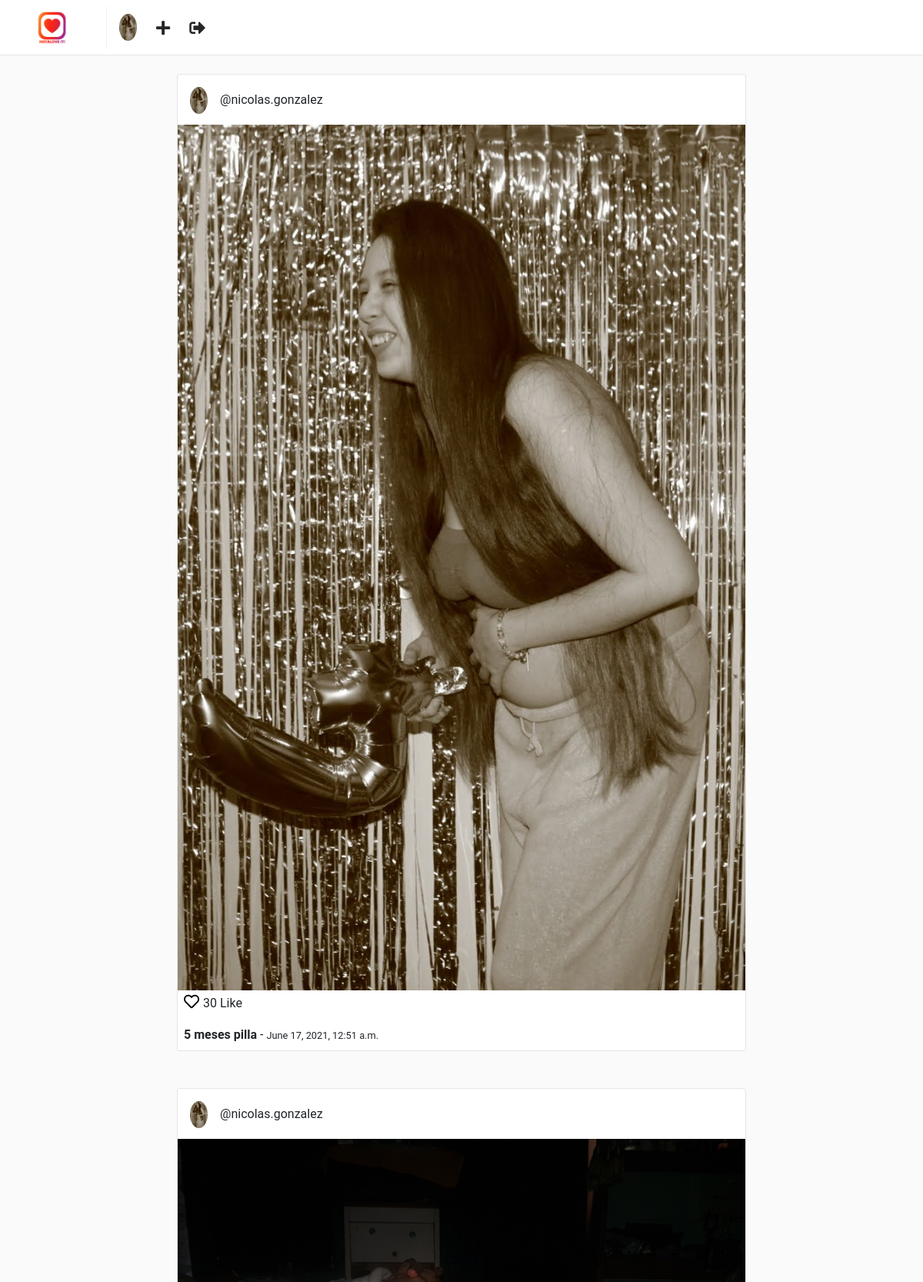
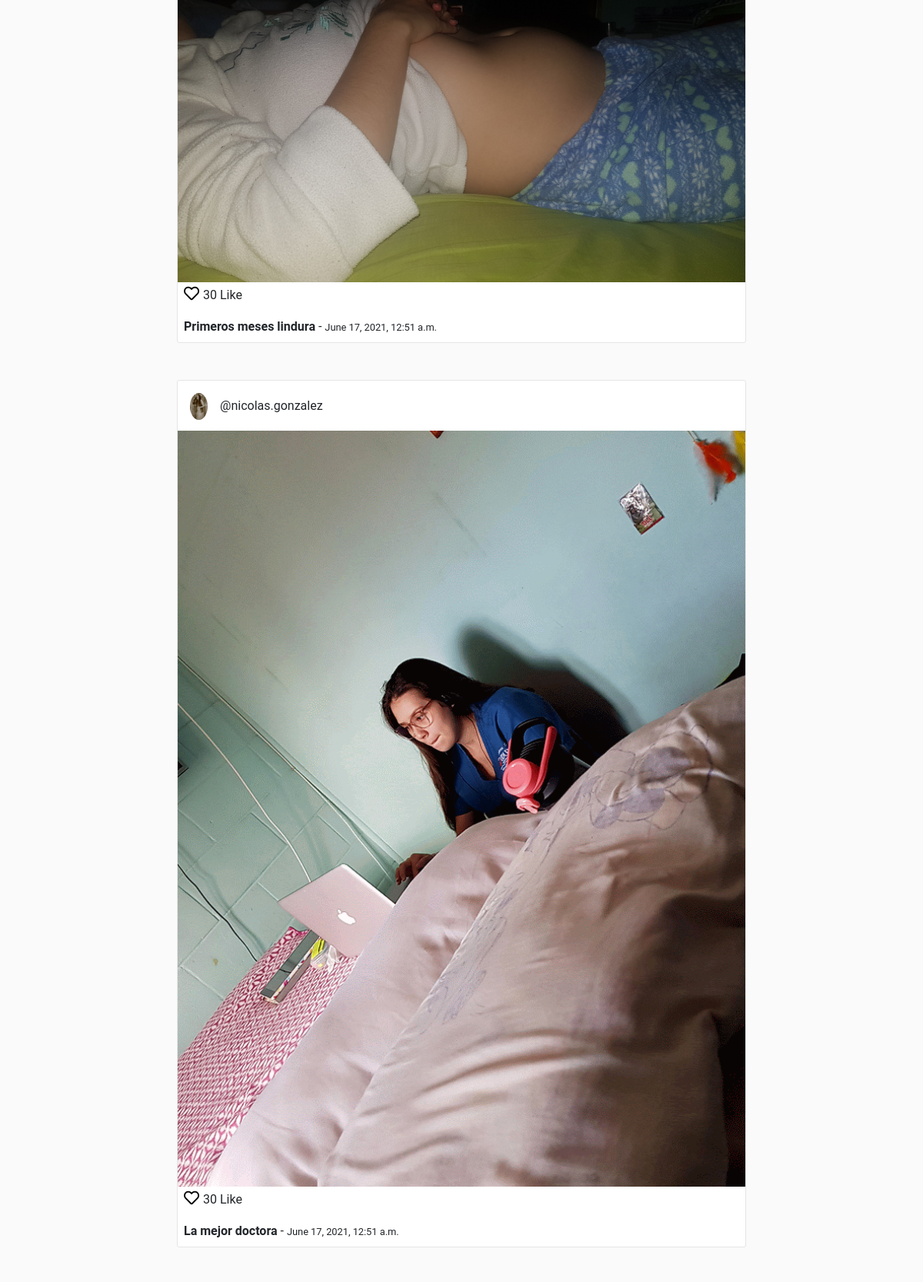
Screenshot of / (signed in, upper part) with the database file from the repository (2 pictures, top to bottom).
### users/models.py (models this page shows, shortened)
class Profile(models.Model):
    user = models.OneToOneField(User, on_delete=models.CASCADE)
    website = models.URLField(max_length=200, blank=True)
    biography = models.TextField(blank=True)
    phone_number = models.CharField(max_length=20, blank=True)
    picture = models.ImageField(
        upload_to='users/pictures',
        blank=True,
        null=True
    )
    created = models.DateTimeField(auto_now_add=True)
    modified = models.DateTimeField(auto_now=True)

### posts/models.py (models this page shows, shortened)
class Post(models.Model):
    user = models.ForeignKey(User, on_delete=models.CASCADE)
    profile = models.ForeignKey('users.Profile', on_delete=models.CASCADE)
    title = models.CharField(max_length=255)
    photo = models.ImageField(upload_to='posts/photos')
    created = models.DateTimeField(auto_now_add=True)
    modified = models.DateTimeField(auto_now=True)

### posts/views.py (the view)
# urls.py: path('', posts_views.list_posts, name='feed'),
@login_required
def list_posts(request):
    post = Post.objects.all().order_by('-created')
    return render(request, 'posts/feed.html', {'posts': post})

### templates/posts/feed.html (shortened to what this page needs)
{% extends "base.html" %}
{% block container %}
<div class="container">
    <div class="row">
        {% for post in posts %}
        <div class="col-sm-12 col-md-8 offset-md-2 mt-5 p-0 post-container">
            <div class="media pt-3 pl-3 pb-1">
                <img class="mr-3 rounded-circle" height="35" src="{{ post.profile.picture.url }}" alt="{{ post.user.get_full_name }}">
                <div class="media-body">
                    <p style="margin-top: 5px;">@{{ post.user.username }}</p>
                </div>
            </div>
            <img style="width:100%;" src="{{ post.photo.url }}" alt="{{ post.title }}">
            <p class="ml-1 ml-2">
                <a href="" style="color: #000; font-size: 20px;">
                  <i class="far fa-heart"></i>
                </a> 30 Like
            </p>
            <p class="ml-2 mt-0 mb-2">
              <b>{{ post.title }}</b> - <small>{{ post.created }}</small>
            </p>
        </div>
        {% endfor %}
    </div>
</div>
{% endblock %}

### templates/base.html (shortened to what this page needs)
<!DOCTYPE html>
<html lang="en">
<head>
    {% load static %}
    <link rel="stylesheet" href="{% static 'css/bootstrap.min.css' %}">
    <link rel="stylesheet" href="https://use.fontawesome.com/releases/v5.1.0/css/all.css" />
    <link rel="stylesheet" href="{% static 'css/main.css' %}" />
</head>
<body>
    {% include "nav.html" %}
    <div class="container mt-5">
        {% block container %}
        {% endblock%}
    </div>
</body>
</html>

### templates/nav.html
{% load static %}
<nav class="navbar navbar-expand-lg fixed-top" id="main-navbar">
    <div class="container">
        <a class="navbar-brand pr-5" style="border-right: 1px solid #efefef;" href="{% url "feed" %}">
            <img src="{% static "img/instagram.png" %}" height="45" class="d-inline-block align-top"/>
        </a>
        <div class="collapse navbar-collapse">
            <ul class="navbar-nav mr-auto">
                <li class="nav-item">
                    <a href="{% url "update_profile" %}">
                      {% if request.user.profile.picture %}
                        <img src="{{ request.user.profile.picture.url }}" height="35" class="d-inline-block align-top rounded-circle"/>
                      {% else %}
                      <img src={% static "img/instagram.png" %}" height="35" class="d-inline-block align-top rounded-circle"/>
                      {% endif %}
                    </a>
                </li>
                <li class="nav-item nav-icon">
                    <a href="{% url "create_post" %}">
                        <i class="fas fa-plus"></i>
                    </a>
                </li>
                <li class="nav-item nav-icon">
                    <a href="{% url "logout" %}">
                        <i class="fas fa-sign-out-alt"></i>
                    </a>
                </li>
            </ul>
        </div>
    </div>
</nav>

### static/css/main.css (style rules this page uses)
html, body { background: #fafafa; height: 100%; width: 100%; font-family: 'Roboto', sans-serif; }
#main-navbar { background: #fff; border-bottom: 1px solid rgba(0,0,0,.0975); }
.post-container { background: #fff; border: 1px solid #e6e6e6; border-radius: 3px; }
.nav-icon a { color: #262626; font-size: 1.3em; display: block; margin-top: .2em; margin-left: 1.2em; font-weight: 100; }

### rows the page displays
Post: profile.picture (picture), user.username "nicolas.gonzalez", photo (picture), title "5 meses pilla", created "June 17, 2021, 12:51 a.m."
Post: profile.picture (picture), user.username "nicolas.gonzalez", photo (picture), title "Primeros meses lindura", created "June 17, 2021, 12:51 a.m."
Post: profile.picture (picture), user.username "nicolas.gonzalez", photo (picture), title "La mejor doctora", created "June 17, 2021, 12:51 a.m."
